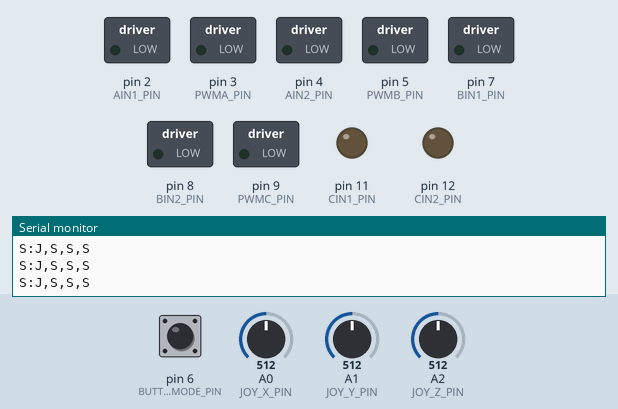
A sketch run on a simulated Arduino Uno, built with avr-gcc and run on an emulated ATmega328P. Shown: switched loads named in the sketch (green lamp = pin HIGH), output pins drawn as LEDs (lit = HIGH), the last lines printed to the serial monitor. The test bench sets the inputs (shaded band); at power-on: A0 (JOY_X_PIN) = 512, A1 (JOY_Y_PIN) = 512, A2 (JOY_Z_PIN) = 512, pin 6 (BUTTON_MODE_PIN) HIGH.

Above: at 1.2 s.
1.3 s: A0 (JOY_X_PIN) set to 592
2.8 s: A0 (JOY_X_PIN) set to 601
At 3.7 s:
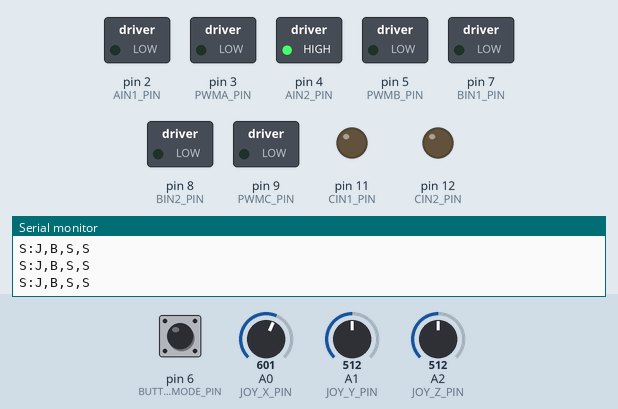
4.3 s: A1 (JOY_Y_PIN) set to 590
5.8 s: A1 (JOY_Y_PIN) set to 601
At 7.0 s:
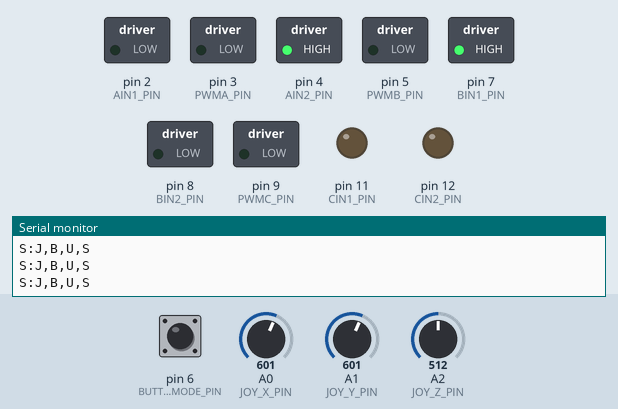
7.3 s: A2 (JOY_Z_PIN) set to 582
8.8 s: A2 (JOY_Z_PIN) set to 610
At 9.4 s:
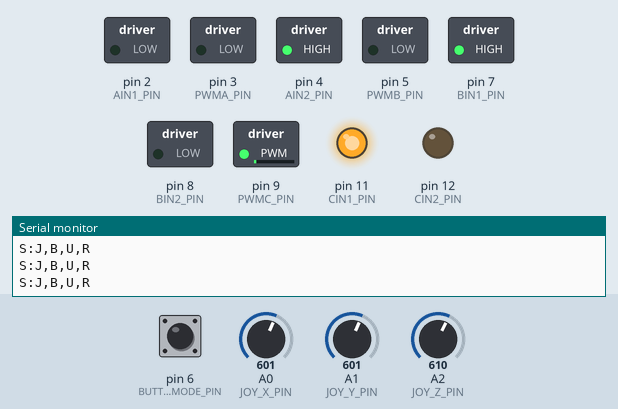
Timing chart, 0 to 11.3 s (numbered marks = the images above; inputs shaded):
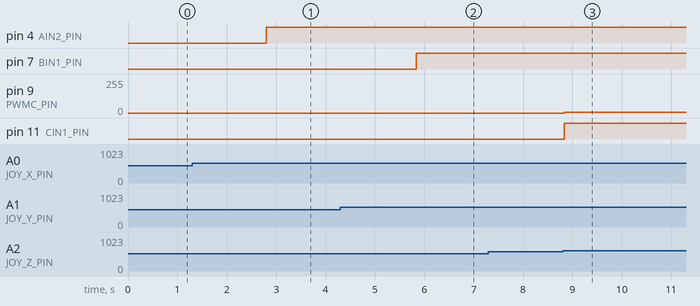

The sketch:

grua_arduino.ino
```cpp
// ============================================================
// Grúa Torre - Firmware Arduino
// Control de 3 motores DC con modo dual (Web / Manual)
// ============================================================

#include <SoftwareSerial.h>
const int RX_SOFT_PIN = 10; // RX no usado
const int TX_SOFT_PIN = 13; // TX conectado al ESP32 (GPIO16 RX)
SoftwareSerial debugSerial(RX_SOFT_PIN, TX_SOFT_PIN);


// ---- Velocidades Máximas Configurables (PWM 0-255) ----
const int MAX_SPEED_CARRO = 255;
const int MAX_SPEED_ELEVACION = 255;
const int MAX_SPEED_GIRO = 200;

// ---- Pines Joysticks ----
const int JOY_X_PIN = A0;   // Carro
const int JOY_Y_PIN = A1;   // Elevación
const int JOY_Z_PIN = A2;   // Giro

// ---- Pines TB6612FNG #1 (Motores DC N20: Carro y Elevación) ----
const int AIN1_PIN = 2;     // Motor A - Dirección 1 (Carro)
const int AIN2_PIN = 4;     // Motor A - Dirección 2 (Carro)
const int PWMA_PIN = 3;     // Motor A - PWM (Carro)

const int BIN1_PIN = 7;     // Motor B - Dirección 1 (Elevación)
const int BIN2_PIN = 8;     // Motor B - Dirección 2 (Elevación)
const int PWMB_PIN = 5;     // Motor B - PWM (Elevación)

// ---- Pines TB6612FNG #2 (Motoreductor DC 30RPM: Giro) ----
const int CIN1_PIN = 11;    // Motor C - Dirección 1 (Giro)
const int CIN2_PIN = 12;    // Motor C - Dirección 2 (Giro)
const int PWMC_PIN = 9;     // Motor C - PWM (Giro)

// ---- Pin Botón de Modo (Joystick Button) ----
const int BUTTON_MODE_PIN = 6;

// ---- Constantes de Control ----
const int DEADBAND_LOW = 400;
const int DEADBAND_HIGH = 600;
const unsigned long WEB_TIMEOUT_MS = 500;

// ---- Constantes de Debounce ----
const unsigned long DEBOUNCE_MS = 50;

// ---- Variables de Estado ----
char webCommand = 'S';
unsigned long lastWebCommandTime = 0;
bool modoWeb = false;               // false = Manual, true = Web
unsigned long lastTelemetryTime = 0;
const unsigned long TELEMETRY_INTERVAL_MS = 100;

// ---- Variables de Debounce del Botón ----
bool lastButtonState = HIGH;         // Pull-up: reposo = HIGH
bool buttonState = HIGH;
unsigned long lastDebounceTime = 0;

// ---- Variables para evitar inundación de logs de motores ----
int lastSpeedCarro = 0;
int lastSpeedElev = 0;
int lastSpeedGiro = 0;
bool lastDirCarro = false;
bool lastDirElev = false;
bool lastDirGiro = false;


void setup() {
  Serial.begin(9600);
  debugSerial.begin(9600);
  debugSerial.println("[BOOT] Sistema iniciado");

  // Configuración de Pines Motores DC (TB6612FNG #1)
  pinMode(AIN1_PIN, OUTPUT);
  pinMode(AIN2_PIN, OUTPUT);
  pinMode(PWMA_PIN, OUTPUT);

  pinMode(BIN1_PIN, OUTPUT);
  pinMode(BIN2_PIN, OUTPUT);
  pinMode(PWMB_PIN, OUTPUT);

  // Configuración de Pines Motor Giro DC (TB6612FNG #2)
  pinMode(CIN1_PIN, OUTPUT);
  pinMode(CIN2_PIN, OUTPUT);
  pinMode(PWMC_PIN, OUTPUT);

  // Configuración del Botón de Modo
  pinMode(BUTTON_MODE_PIN, INPUT_PULLUP);

  // Inicialmente apagados
  detenerCarro();
  detenerElevacion();
  detenerGiro();

  // Enviar estado de modo inicial al ESP32
  Serial.print("S:J,S,S,S\n"); // Telemetría inicial: Manual, detenido
}

void loop() {
  leerComandoWeb();
  leerBotonModo();

  // Lectura de Joysticks
  int joyX = analogRead(JOY_X_PIN);
  int joyY = analogRead(JOY_Y_PIN);
  int joyZ = analogRead(JOY_Z_PIN);

  controlarCarro(joyX);
  controlarElevacion(joyY);
  controlarGiro(joyZ);

  enviarTelemetria(joyX, joyY, joyZ);
}

// ============================================================
// Envío de Telemetría Serial al ESP32
// ============================================================
void enviarTelemetria(int joyX, int joyY, int joyZ) {
  if (millis() - lastTelemetryTime >= TELEMETRY_INTERVAL_MS) {
    lastTelemetryTime = millis();

    char carroDir = 'S';
    char elevDir = 'S';
    char giroDir = 'S';

    if (modoWeb) {
      if (webCommand == 'F') carroDir = 'F';
      else if (webCommand == 'B') carroDir = 'B';

      if (webCommand == 'U') elevDir = 'U';
      else if (webCommand == 'D') elevDir = 'D';

      if (webCommand == 'L') giroDir = 'L';
      else if (webCommand == 'R') giroDir = 'R';
    } else {
      if (joyX < DEADBAND_LOW) carroDir = 'F';
      else if (joyX > DEADBAND_HIGH) carroDir = 'B';

      if (joyY < DEADBAND_LOW) elevDir = 'D';
      else if (joyY > DEADBAND_HIGH) elevDir = 'U';

      if (joyZ < DEADBAND_LOW) giroDir = 'L';
      else if (joyZ > DEADBAND_HIGH) giroDir = 'R';
    }

    Serial.print("S:");
    Serial.print(modoWeb ? 'W' : 'J');
    Serial.print(",");
    Serial.print(carroDir);
    Serial.print(",");
    Serial.print(elevDir);
    Serial.print(",");
    Serial.println(giroDir);
  }
}

// ============================================================
// Lectura de comandos UART desde ESP32
// ============================================================
void leerComandoWeb() {
  if (Serial.available() > 0) {
    char cmd = Serial.read();

    // Comando de cambio de modo
    if (cmd == 'M') {
      modoWeb = !modoWeb;
      Serial.write(modoWeb ? 'W' : 'J');
      debugSerial.println(modoWeb ? "[MODE] Cambiado a WEB" : "[MODE] Cambiado a MANUAL");
      // Al cambiar de modo, detener todos los motores por seguridad
      webCommand = 'S';
      detenerCarro();
      detenerElevacion();
      detenerGiro();
      return;
    }

    // Comandos de movimiento (solo válidos en modo web)
    if (cmd == 'F' || cmd == 'B' || cmd == 'U' || cmd == 'D' ||
        cmd == 'L' || cmd == 'R' || cmd == 'S') {
      webCommand = cmd;
      lastWebCommandTime = millis();
      debugSerial.print("[CMD] Recibido: ");
      debugSerial.println(cmd);
    }
  }

  // Verificar Timeout Web (solo en modo web)
  if (modoWeb && (millis() - lastWebCommandTime > WEB_TIMEOUT_MS)) {
    if (webCommand != 'S') {
      webCommand = 'S';
      debugSerial.println("[SAFE] Timeout web - motores detenidos");
    }
  }
}

// ============================================================
// Lectura del botón físico con debounce
// ============================================================
void leerBotonModo() {
  bool reading = digitalRead(BUTTON_MODE_PIN);

  if (reading != lastButtonState) {
    lastDebounceTime = millis();
  }

  if ((millis() - lastDebounceTime) > DEBOUNCE_MS) {
    if (reading != buttonState) {
      buttonState = reading;

      // Flanco de bajada (botón presionado con pull-up)
      if (buttonState == LOW) {
        modoWeb = !modoWeb;
        Serial.write(modoWeb ? 'W' : 'J');
        debugSerial.println(modoWeb ? "[MODE] Cambiado a WEB" : "[MODE] Cambiado a MANUAL");
        // Al cambiar de modo, detener todos los motores por seguridad
        webCommand = 'S';
        detenerCarro();
        detenerElevacion();
        detenerGiro();
      }
    }
  }

  lastButtonState = reading;
}

// ============================================================
// Control del Carro (Motor DC A - TB6612FNG #1)
// ============================================================
void controlarCarro(int joyVal) {
  if (modoWeb) {
    // Modo Web: solo comandos UART
    if (webCommand == 'F') moverCarro(true, MAX_SPEED_CARRO);
    else if (webCommand == 'B') moverCarro(false, MAX_SPEED_CARRO);
    else detenerCarro();
  } else {
    // Modo Manual: solo joystick
    if (joyVal < DEADBAND_LOW) {
      int velocidad = map(joyVal, DEADBAND_LOW, 0, 0, MAX_SPEED_CARRO);
      moverCarro(true, velocidad);
    } else if (joyVal > DEADBAND_HIGH) {
      int velocidad = map(joyVal, DEADBAND_HIGH, 1023, 0, MAX_SPEED_CARRO);
      moverCarro(false, velocidad);
    } else {
      detenerCarro();
    }
  }
}

void moverCarro(bool adelante, int velocidad) {
  if (velocidad != lastSpeedCarro || adelante != lastDirCarro) {
    debugSerial.print("[MOT] Carro: ");
    debugSerial.print(adelante ? "Adelante" : "Atras");
    debugSerial.print(" (PWM=");
    debugSerial.print(velocidad);
    debugSerial.println(")");
    lastSpeedCarro = velocidad;
    lastDirCarro = adelante;
  }
  digitalWrite(AIN1_PIN, adelante ? HIGH : LOW);
  digitalWrite(AIN2_PIN, adelante ? LOW : HIGH);
  analogWrite(PWMA_PIN, velocidad);
}

void detenerCarro() {
  if (lastSpeedCarro != 0) {
    debugSerial.println("[MOT] Carro: Detenido");
    lastSpeedCarro = 0;
  }
  digitalWrite(AIN1_PIN, LOW);
  digitalWrite(AIN2_PIN, LOW);
  analogWrite(PWMA_PIN, 0);
}

// ============================================================
// Control de Elevación (Motor DC B - TB6612FNG #1)
// ============================================================
void controlarElevacion(int joyVal) {
  if (modoWeb) {
    // Modo Web: solo comandos UART
    if (webCommand == 'U') moverElevacion(true, MAX_SPEED_ELEVACION);
    else if (webCommand == 'D') moverElevacion(false, MAX_SPEED_ELEVACION);
    else detenerElevacion();
  } else {
    // Modo Manual: solo joystick
    if (joyVal < DEADBAND_LOW) {
      int velocidad = map(joyVal, DEADBAND_LOW, 0, 0, MAX_SPEED_ELEVACION);
      moverElevacion(false, velocidad);
    } else if (joyVal > DEADBAND_HIGH) {
      int velocidad = map(joyVal, DEADBAND_HIGH, 1023, 0, MAX_SPEED_ELEVACION);
      moverElevacion(true, velocidad);
    } else {
      detenerElevacion();
    }
  }
}

void moverElevacion(bool subir, int velocidad) {
  if (velocidad != lastSpeedElev || subir != lastDirElev) {
    debugSerial.print("[MOT] Elevacion: ");
    debugSerial.print(subir ? "Subir" : "Bajar");
    debugSerial.print(" (PWM=");
    debugSerial.print(velocidad);
    debugSerial.println(")");
    lastSpeedElev = velocidad;
    lastDirElev = subir;
  }
  digitalWrite(BIN1_PIN, subir ? HIGH : LOW);
  digitalWrite(BIN2_PIN, subir ? LOW : HIGH);
  analogWrite(PWMB_PIN, velocidad);
}

void detenerElevacion() {
  if (lastSpeedElev != 0) {
    debugSerial.println("[MOT] Elevacion: Detenido");
    lastSpeedElev = 0;
  }
  digitalWrite(BIN1_PIN, LOW);
  digitalWrite(BIN2_PIN, LOW);
  analogWrite(PWMB_PIN, 0);
}

// ============================================================
// Control de Giro (Motoreductor DC C - TB6612FNG #2)
// ============================================================
void controlarGiro(int joyVal) {
  if (modoWeb) {
    // Modo Web: solo comandos UART
    if (webCommand == 'L') moverGiro(false, MAX_SPEED_GIRO);
    else if (webCommand == 'R') moverGiro(true, MAX_SPEED_GIRO);
    else detenerGiro();
  } else {
    // Modo Manual: solo joystick
    if (joyVal < DEADBAND_LOW) {
      int velocidad = map(joyVal, DEADBAND_LOW, 0, 0, MAX_SPEED_GIRO);
      moverGiro(false, velocidad);
    } else if (joyVal > DEADBAND_HIGH) {
      int velocidad = map(joyVal, DEADBAND_HIGH, 1023, 0, MAX_SPEED_GIRO);
      moverGiro(true, velocidad);
    } else {
      detenerGiro();
    }
  }
}

void moverGiro(bool horario, int velocidad) {
  if (velocidad != lastSpeedGiro || horario != lastDirGiro) {
    debugSerial.print("[MOT] Giro: ");
    debugSerial.print(horario ? "Horario" : "Antihorario");
    debugSerial.print(" (PWM=");
    debugSerial.print(velocidad);
    debugSerial.println(")");
    lastSpeedGiro = velocidad;
    lastDirGiro = horario;
  }
  digitalWrite(CIN1_PIN, horario ? HIGH : LOW);
  digitalWrite(CIN2_PIN, horario ? LOW : HIGH);
  analogWrite(PWMC_PIN, velocidad);
}

void detenerGiro() {
  if (lastSpeedGiro != 0) {
    debugSerial.println("[MOT] Giro: Detenido");
    lastSpeedGiro = 0;
  }
  digitalWrite(CIN1_PIN, LOW);
  digitalWrite(CIN2_PIN, LOW);
  analogWrite(PWMC_PIN, 0);
}
```

Measured:
- the behaviour switches between 600 and 601 on A0 (JOY_X_PIN) (found by bisection; images 0 and 1)
- the behaviour switches between 600 and 601 on A1 (JOY_Y_PIN) (found by bisection; images 1 and 2)
- the behaviour switches between 600 and 601 on A2 (JOY_Z_PIN) (found by bisection; images 2 and 3)
- after the input at 2.8 s, pin 4 (AIN2_PIN): LOW → HIGH at once
- after the input at 5.8 s, pin 7 (BIN1_PIN): LOW → HIGH at once
- after the input at 8.8 s, pin 9 (PWMC_PIN): 0/255 → 4/255 at once; pin 11 (CIN1_PIN): LOW → HIGH at once
